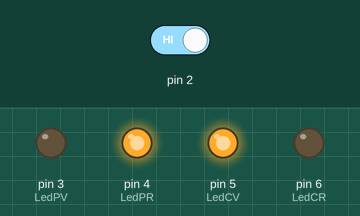
A sketch run on a simulated Arduino Uno, built with avr-gcc and run on an emulated ATmega328P. On the bench: output pins drawn as LEDs (lit = HIGH). Inputs (shaded band) come from the test bench; at power-on: pin 2 HIGH.

Above: at 4.8 s.
4.9 s: pin 2 driven LOW
At 6.4 s:
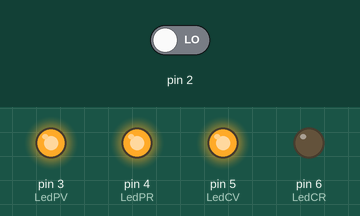
At 8.4 s:
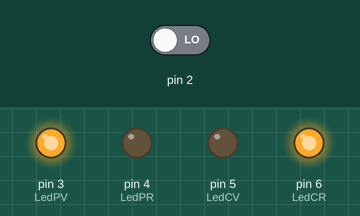
9.0 s: pin 2 driven HIGH
At 10.3 s:
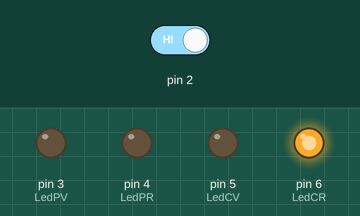
Timing chart, 0 to 13.0 s (numbered marks = the images above; inputs shaded):
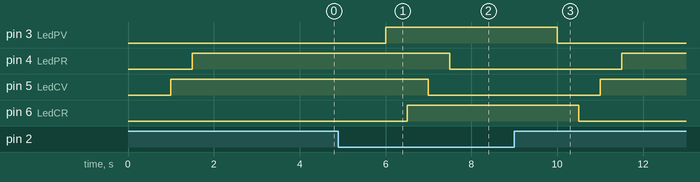

The sketch:

LedsConPushbutton.ino
```cpp
// Declaramos pines de salida.

// Pulsador.
int estado_pulsador = 0;

// Leds.
int LedPV = 3;
int LedPR = 4;
int LedCV = 5;
int LedCR = 6;

void setup()
{
  // Configuración del pulsador como de entrada.
    pinMode(2, INPUT);
    pinMode(LedPV, OUTPUT);
    pinMode(LedPR, OUTPUT);
    pinMode(LedCV, OUTPUT);
    pinMode(LedCR, OUTPUT);

  /*
    Configuramos la velocidad de transmisión de datos
    del monitor serie.
  */

  Serial.begin(9600);

}

void loop()
{
  /*
    Esta variable asigna el valor de lectura al estado del pulsador.
  */

  estado_pulsador = digitalRead(2);

  /*
    Realizamos un a condición con "if" en donde si el estado del
    boton no es presionado o el estado es "0", estará apagado un
    led del peatón rojo y uno del color verde para los carro y
    estará prendido el led del carro rojo y un led de peatón en
    verde.
  */

  if(estado_pulsador == 0)
  {
    digitalWrite(LedPV,HIGH);
    delay(500);

    digitalWrite(LedCR,HIGH);
    delay(500);

    digitalWrite(LedCV,LOW);
    delay(500);

    digitalWrite(LedPR,LOW);
    delay(500);

  }
  else
  {

  /*
    Si la condición anterior no se cumple se apagaran los leds que
    no se prendieron y los que si se apagaran.
  */

    digitalWrite(LedPV,LOW);
    delay(500);

    digitalWrite(LedCR,LOW);
    delay(500);

    digitalWrite(LedCV,HIGH);
    delay(500);

    digitalWrite(LedPR,HIGH);
    delay(500);
  }

}
```

Measured:
- after the input at 4.9 s, pin 3 (LedPV): LOW → HIGH after 1.1 s; pin 4 (LedPR): HIGH → LOW after 2.6 s; pin 5 (LedCV): HIGH → LOW after 2.1 s; pin 6 (LedCR): LOW → HIGH after 1.6 s
- after the input at 9.0 s, pin 3 (LedPV): HIGH → LOW after 1.0 s; pin 4 (LedPR): LOW → HIGH after 2.5 s; pin 5 (LedCV): LOW → HIGH after 2.0 s; pin 6 (LedCR): HIGH → LOW after 1.5 s
